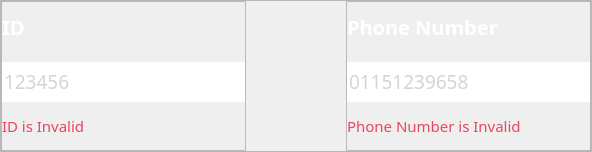
           <widget class="QFrame" name="frame_2">
            <property name="minimumSize">
             <size>
              <width>0</width>
              <height>150</height>
             </size>
            </property>
            <property name="styleSheet">
             <string notr="true"/>
            </property>
            <property name="frameShape">
             <enum>QFrame::StyledPanel</enum>
            </property>
            <property name="frameShadow">
             <enum>QFrame::Raised</enum>
            </property>
            <layout class="QHBoxLayout" name="horizontalLayout_5">
             <property name="spacing">
              <number>100</number>
             </property>
             <property name="leftMargin">
              <number>0</number>
             </property>
             <property name="topMargin">
              <number>0</number>
             </property>
             <property name="rightMargin">
              <number>0</number>
             </property>
             <property name="bottomMargin">
              <number>0</number>
             </property>
             <item>
              <widget class="QFrame" name="phonenum_9">
               <property name="minimumSize">
                <size>
                 <width>245</width>
                 <height>150</height>
                </size>
               </property>
               <property name="maximumSize">
                <size>
                 <width>245</width>
                 <height>150</height>
                </size>
               </property>
               <property name="styleSheet">
                <string notr="true"/>
               </property>
               <property name="frameShape">
                <enum>QFrame::StyledPanel</enum>
               </property>
               <property name="frameShadow">
                <enum>QFrame::Raised</enum>
               </property>
               <layout class="QVBoxLayout" name="verticalLayout_29">
                <property name="spacing">
                 <number>0</number>
                </property>
                <property name="leftMargin">
                 <number>0</number>
                </property>
                <property name="topMargin">
                 <number>0</number>
                </property>
                <property name="rightMargin">
                 <number>0</number>
                </property>
                <property name="bottomMargin">
                 <number>0</number>
                </property>
                <item>
                 <widget class="QLabel" name="label_16">
                  <property name="minimumSize">
                   <size>
                    <width>0</width>
                    <height>22</height>
                   </size>
                  </property>
                  <property name="maximumSize">
                   <size>
                    <width>16777215</width>
                    <height>22</height>
                   </size>
                  </property>
                  <property name="font">
                   <font>
                    <family>Bahnschrift SemiBold</family>
                    <pointsize>15</pointsize>
                    <weight>75</weight>
                    <italic>false</italic>
                    <bold>true</bold>
                   </font>
                  </property>
                  <property name="styleSheet">
                   <string notr="true">
color: #FFFFFF</string>
                  </property>
                  <property name="text">
                   <string>ID</string>
                  </property>
                 </widget>
                </item>
                <item>
                 <widget class="QLineEdit" name="lineEdit_19">
                  <property name="minimumSize">
                   <size>
                    <width>243</width>
                    <height>50</height>
                   </size>
                  </property>
                  <property name="maximumSize">
                   <size>
                    <width>16777215</width>
                    <height>16777215</height>
                   </size>
                  </property>
                  <property name="font">
                   <font>
                    <family>Bahnschrift Light SemiCondensed</family>
                    <pointsize>14</pointsize>
                   </font>
                  </property>
                  <property name="styleSheet">
                   <string notr="true"> border-width: 2px; border-style: solid; border-color:white;border-top-style:none;
border-left-style:none; border-right-style:none;
color: #A9A9A9;
margin-top: 10px;
</string>
                  </property>
                  <property name="text">
                   <string/>
                  </property>
                  <property name="alignment">
                   <set>Qt::AlignLeading|Qt::AlignLeft|Qt::AlignVCenter</set>
                  </property>
                  <property name="placeholderText">
                   <string>123456</string>
                  </property>
                 </widget>
                </item>
                <item>
                 <widget class="QLabel" name="label_31">
                  <property name="minimumSize">
                   <size>
                    <width>240</width>
                    <height>20</height>
                   </size>
                  </property>
                  <property name="maximumSize">
                   <size>
                    <width>240</width>
                    <height>20</height>
                   </size>
                  </property>
                  <property name="font">
                   <font>
                    <family>Bahnschrift SemiLight</family>
                    <pointsize>11</pointsize>
                   </font>
                  </property>
                  <property name="styleSheet">
                   <string notr="true">
color: #E94560;</string>
                  </property>
                  <property name="text">
                   <string>ID is Invalid</string>
                  </property>
                  <property name="wordWrap">
                   <bool>true</bool>
                  </property>
                 </widget>
                </item>
               </layout>
              </widget>
             </item>
             <item>
              <widget class="QFrame" name="phonenum_10">
               <property name="minimumSize">
                <size>
                 <width>245</width>
                 <height>150</height>
                </size>
               </property>
               <property name="maximumSize">
                <size>
                 <width>245</width>
                 <height>150</height>
                </size>
               </property>
               <property name="styleSheet">
                <string notr="true"/>
               </property>
               <property name="frameShape">
                <enum>QFrame::StyledPanel</enum>
               </property>
               <property name="frameShadow">
                <enum>QFrame::Raised</enum>
               </property>
               <layout class="QVBoxLayout" name="verticalLayout_30">
                <property name="spacing">
                 <number>0</number>
                </property>
                <property name="leftMargin">
                 <number>0</number>
                </property>
                <property name="topMargin">
                 <number>0</number>
                </property>
                <property name="rightMargin">
                 <number>0</number>
                </property>
                <property name="bottomMargin">
                 <number>0</number>
                </property>
                <item>
                 <widget class="QLabel" name="label_29">
                  <property name="minimumSize">
                   <size>
                    <width>0</width>
                    <height>22</height>
                   </size>
                  </property>
                  <property name="maximumSize">
                   <size>
                    <width>16777215</width>
                    <height>22</height>
                   </size>
                  </property>
                  <property name="font">
                   <font>
                    <family>Bahnschrift SemiBold</family>
                    <pointsize>15</pointsize>
                    <weight>75</weight>
                    <italic>false</italic>
                    <bold>true</bold>
                   </font>
                  </property>
                  <property name="styleSheet">
                   <string notr="true">
color: #FFFFFF</string>
                  </property>
                  <property name="text">
                   <string>Phone Number</string>
                  </property>
                 </widget>
                </item>
                <item>
                 <widget class="QLineEdit" name="lineEdit_20">
                  <property name="minimumSize">
                   <size>
                    <width>243</width>
                    <height>50</height>
                   </size>
                  </property>
                  <property name="maximumSize">
                   <size>
                    <width>16777215</width>
                    <height>16777215</height>
                   </size>
                  </property>
                  <property name="font">
                   <font>
                    <family>Bahnschrift Light SemiCondensed</family>
                    <pointsize>14</pointsize>
                   </font>
                  </property>
                  <property name="styleSheet">
                   <string notr="true"> border-width: 2px; border-style: solid; border-color:white;border-top-style:none;
border-left-style:none; border-right-style:none;
color: #A9A9A9;
margin-top: 10px;

</string>
                  </property>
                  <property name="text">
                   <string/>
                  </property>
                  <property name="alignment">
                   <set>Qt::AlignLeading|Qt::AlignLeft|Qt::AlignVCenter</set>
                  </property>
                  <property name="placeholderText">
                   <string>01151239658</string>
                  </property>
                 </widget>
                </item>
                <item>
                 <widget class="QLabel" name="label_30">
                  <property name="minimumSize">
                   <size>
                    <width>240</width>
                    <height>20</height>
                   </size>
                  </property>
                  <property name="maximumSize">
                   <size>
                    <width>240</width>
                    <height>20</height>
                   </size>
                  </property>
                  <property name="font">
                   <font>
                    <family>Bahnschrift SemiLight</family>
                    <pointsize>11</pointsize>
                    <weight>50</weight>
                    <italic>false</italic>
                    <bold>false</bold>
                   </font>
                  </property>
                  <property name="styleSheet">
                   <string notr="true">
color: #E94560;</string>
                  </property>
                  <property name="text">
                   <string>Phone Number is Invalid</string>
                  </property>
                  <property name="wordWrap">
                   <bool>true</bool>
                  </property>
                 </widget>
                </item>
               </layout>
              </widget>
             </item>
            </layout>
           </widget>
